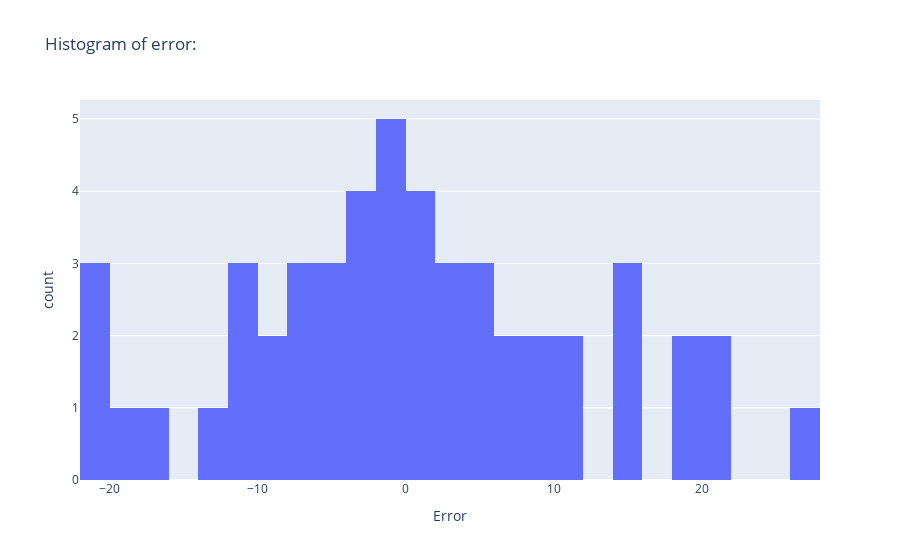

Notebook source saved alongside this figure:
### Code cell
px.histogram(data_frame=df,
            x = df.Error,
            title = 'Histogram of error:',
            nbins = 30)

### Figure 1 — Plotly figure (JSON) as saved in the notebook; plotly's stock layout.template omitted (floating-point values rounded to 4 significant figures)
{"data": [{"alignmentgroup": "True", "bingroup": "x", "hovertemplate": "Error=%{x}<br>count=%{y}<extra></extra>", "legendgroup": "", "marker": {"color": "#636efa"}, "name": "", "nbinsx": 30, "offsetgroup": "", "orientation": "v", "showlegend": false, "type": "histogram", "x": [-20.38, 2.277, -1.615, 4.48, 6.929, 0.7598, 0.5947, 18.99, 2.666, -10.65, -6.339, -1.917, 7.649, 19.88, -10.21, -4.337, -6.183, -3.721, 11.17, 14.07, 11.07, 26.35, -16.77, 21.11, -4.726, -21.87, 5.103, 9.968, -2.251, 0.6571, -2.53, 5.827, -9.03, -1.657, -8.446, -0.9754, -0.7204, -13.26, 14.5, -5.949, 14.25, -7.209, -10.77, 0.5503, -3.49, 21.04, -20.78, 3.053, -18.29, 9.137], "xaxis": "x", "yaxis": "y"}], "layout": {"barmode": "relative", "legend": {"tracegroupgap": 0}, "title": {"text": "Histogram of error:"}, "xaxis": {"anchor": "y", "domain": [0, 1], "title": {"text": "Error"}}, "yaxis": {"anchor": "x", "domain": [0, 1], "title": {"text": "count"}}}}
